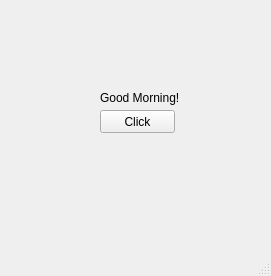
<?xml version="1.0" encoding="UTF-8"?>
<ui version="4.0">
 <class>MainWindow</class>
 <widget class="QMainWindow" name="MainWindow">
  <property name="geometry">
   <rect>
    <x>0</x>
    <y>0</y>
    <width>271</width>
    <height>276</height>
   </rect>
  </property>
  <property name="windowTitle">
   <string>MainWindow</string>
  </property>
  <widget class="QWidget" name="centralwidget">
   <widget class="QPushButton" name="pb">
    <property name="geometry">
     <rect>
      <x>100</x>
      <y>110</y>
      <width>75</width>
      <height>23</height>
     </rect>
    </property>
    <property name="text">
     <string>Click</string>
    </property>
   </widget>
   <widget class="QLabel" name="lbl">
    <property name="geometry">
     <rect>
      <x>100</x>
      <y>90</y>
      <width>91</width>
      <height>16</height>
     </rect>
    </property>
    <property name="text">
     <string>Good Morning!</string>
    </property>
   </widget>
  </widget>
  <widget class="QMenuBar" name="menubar">
   <property name="geometry">
    <rect>
     <x>0</x>
     <y>0</y>
     <width>271</width>
     <height>21</height>
    </rect>
   </property>
  </widget>
  <widget class="QStatusBar" name="statusbar"/>
 </widget>
 <resources/>
 <connections/>
</ui>
